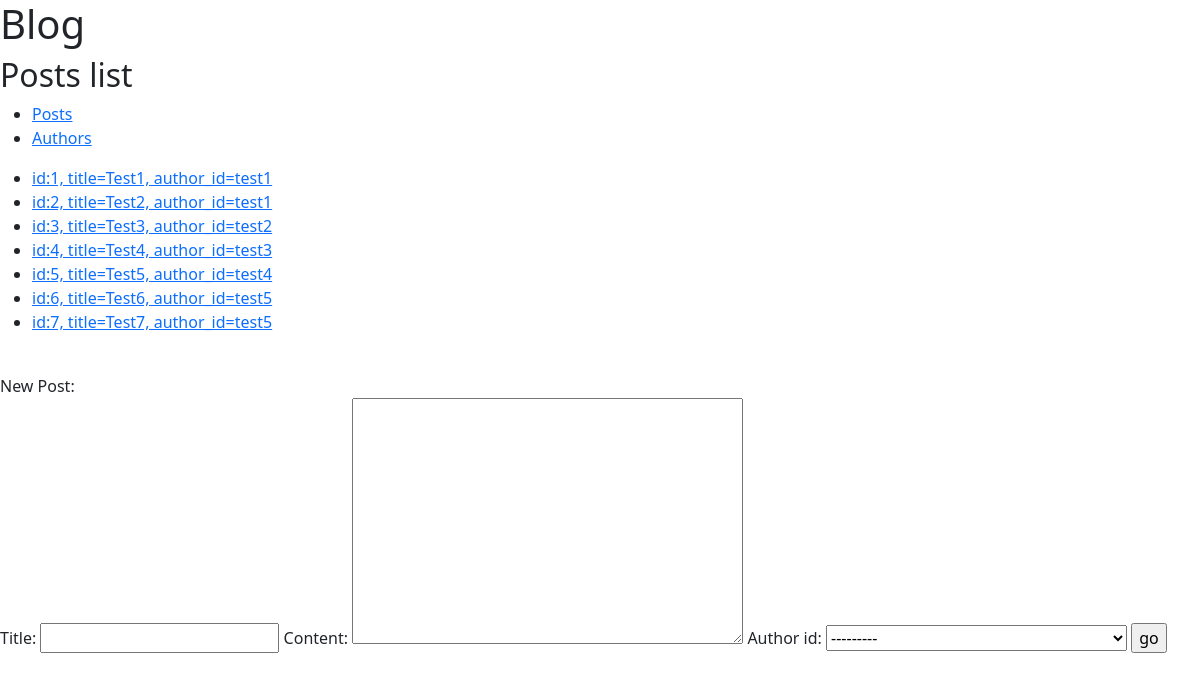
Page /posts/p/ on the committed database.
### posts/models.py (models this page shows)
class Post(models.Model):
   title = models.CharField(max_length=20)
   content = models.TextField()
   created = models.DateTimeField(auto_now_add=True)
   modified = models.DateTimeField(auto_now_add=True)
   author_id = models.ForeignKey('posts.Author', on_delete=models.CASCADE, null=True, blank=True)
   def __str__(self):
        return f"id:{self.id}, title={self.title}, author_id={self.author_id.nick}"

class Author(models.Model):
   nick = models.CharField(max_length=5)
   email = models.EmailField()
   def __str__(self):
        return f"id:{self.id}, nick={self.nick}, email={self.email}"

### posts/views.py (the view, shortened to what this page needs)
# urls.py: path('p/', posts_list, name="posts_list"),
def posts_list(request):
   posts = Post.objects.all()
   form = PostForm()
   return render(
       request=request,
       template_name="posts/posts_list.html",
       context={"posts": posts, "form": form}
   )

### posts/forms.py
class PostForm(forms.ModelForm):
    class Meta:
        model = Post
        fields = "__all__"

### posts/templates/posts/posts_list.html (shortened to what this page needs)
{% extends "posts/main.html" %}
{% block title %}Posts list{% endblock %}
{% block content %}
   <ul>
       {% for p in posts %}
           <li><a href="{% url "posts:post_details" p.id %}">{{ p }}</a></li>
       {% endfor %}
   </ul>
   <br/>
   New Post:
   <form method="post">
    {{ form.as_table }}
    <input type="submit" value="go">
    </form>
{% endblock %}

### posts/templates/posts/main.html (shortened to what this page needs)
<!doctype html>
<html lang="en">
  <head>
    <link href="https://cdn.jsdelivr.net/npm/bootstrap@5.3.0-alpha3/dist/css/bootstrap.min.css" rel="stylesheet">
  </head>
  <body>
    <div id="content">
      <div id="header">
        <h1>Blog</h1>
        <h2>{% block title %}{% endblock %}</h2>
        <ul>
          <li><a href="/posts/p/">Posts</a></li>
          <li><a href="/posts/a/">Authors</a></li>
        </ul>
      </div>
      <div id="inner-content">
        {% block content %}{% endblock %}
      </div>
    </div>
  </body>
</html>

### rows in the picture
Post: id+title+author_id "id:1, title=Test1, author_id=test1"
Post: id+title+author_id "id:2, title=Test2, author_id=test1"
Post: id+title+author_id "id:3, title=Test3, author_id=test2"
Post: id+title+author_id "id:4, title=Test4, author_id=test3"
Post: id+title+author_id "id:5, title=Test5, author_id=test4"
Post: id+title+author_id "id:6, title=Test6, author_id=test5"
Post: id+title+author_id "id:7, title=Test7, author_id=test5"
